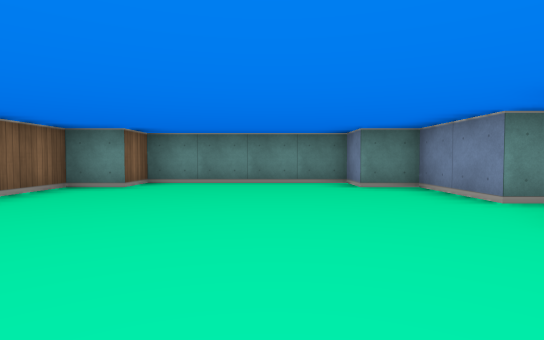
[1] (above)

23 first-person views from a walk through a cub3D level. The camera is about half as high as the walls, tilts 2° down and sees 80° across. The floor is counted in squares. Each view is taken from the middle of a square. On the plan, view 1 faces up. The plan holds only what a view shows up to about 9 squares ahead; the rest is blank. The place goes on beyond the plan.

[2]
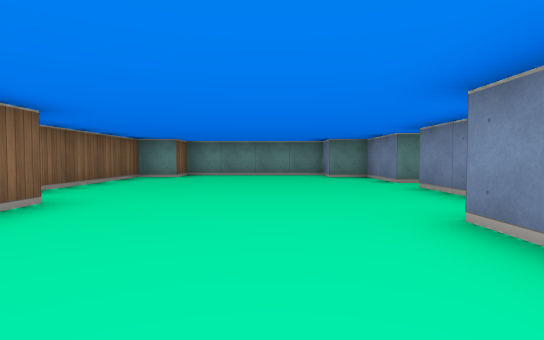

[3]
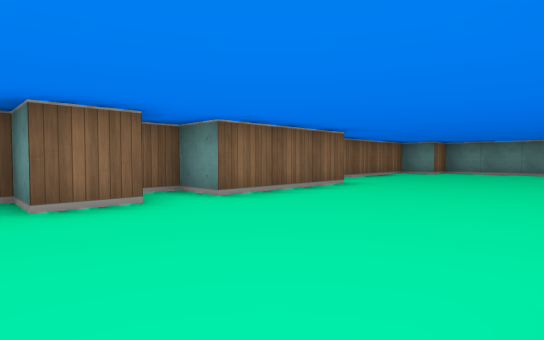

[4]
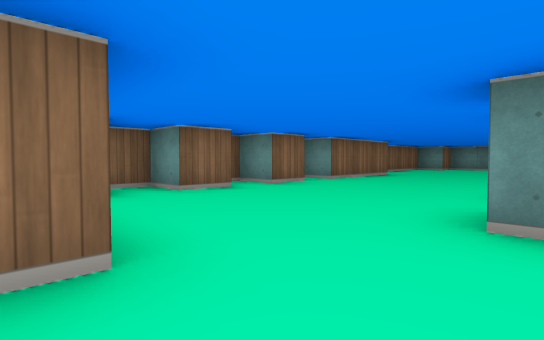

[5]
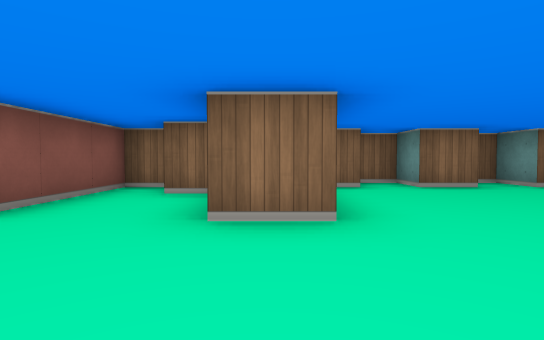

[6]
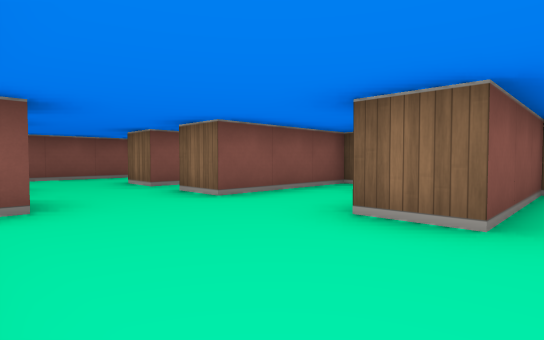

[7]
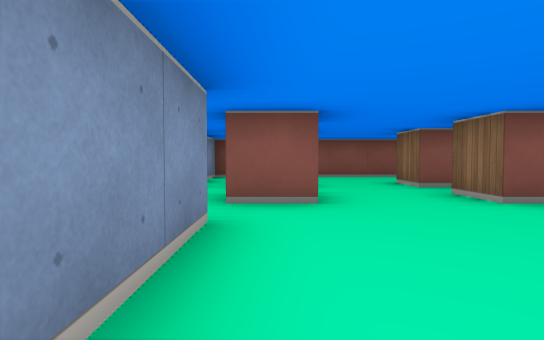

[8]
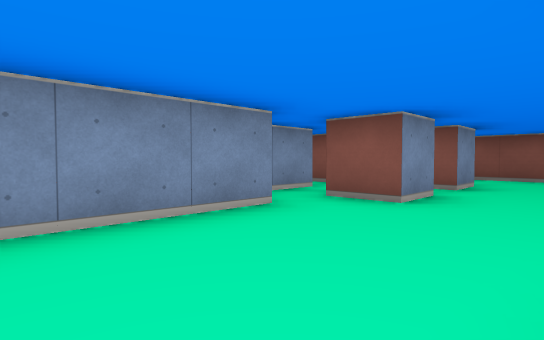

[9]
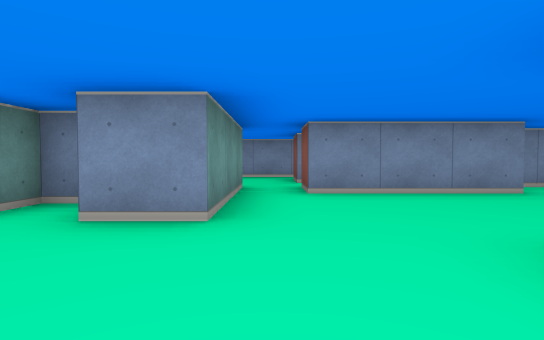

[10]
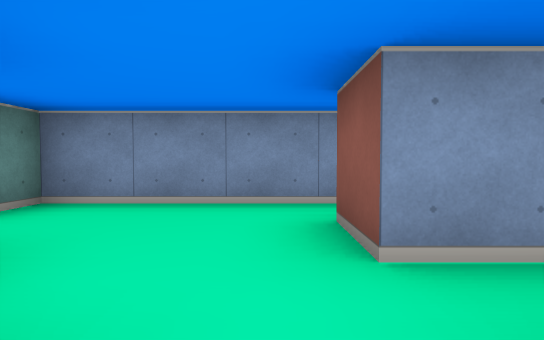

[11]
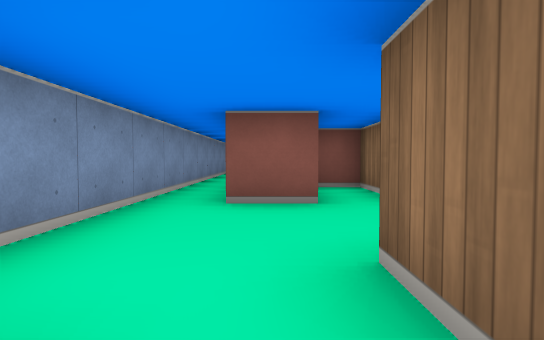

[12]
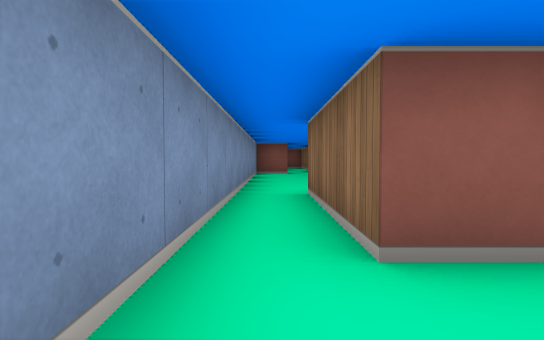

[13]
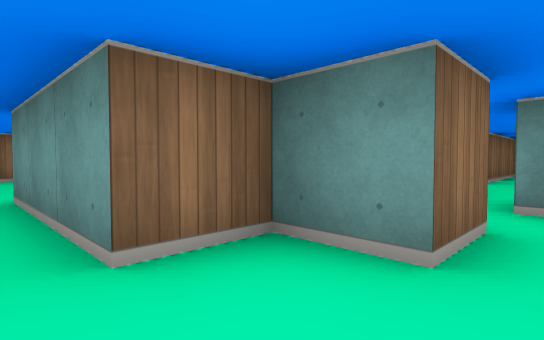

[14]
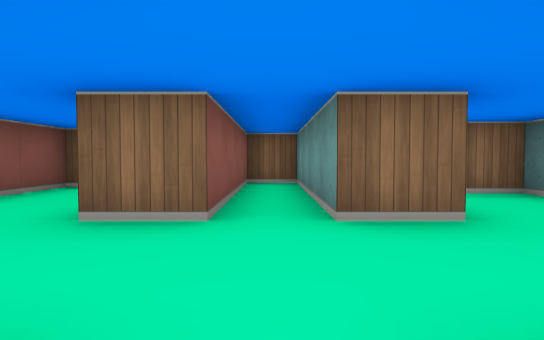

[15]
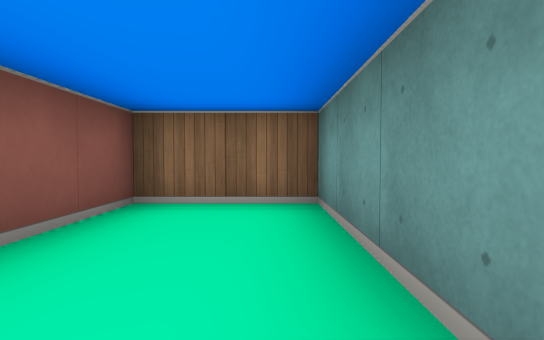

[16]
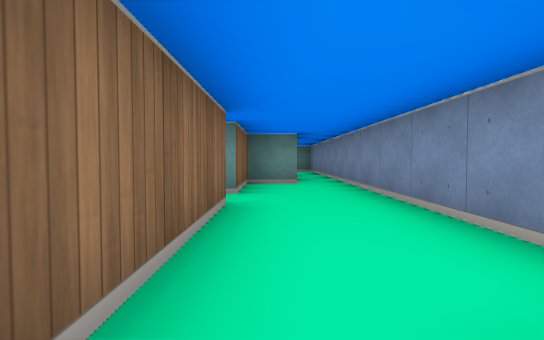

[17]
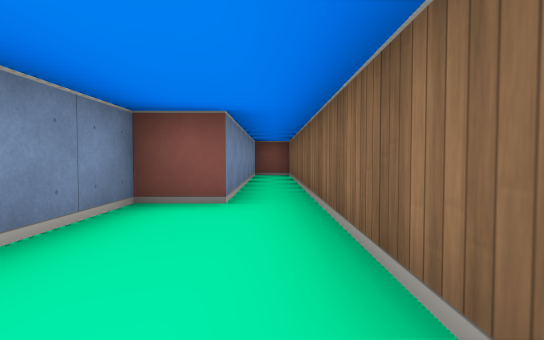

[18]
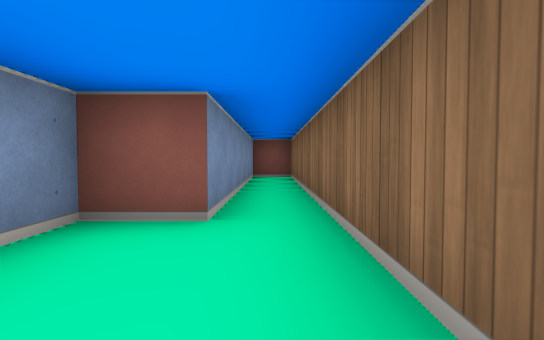

[19]
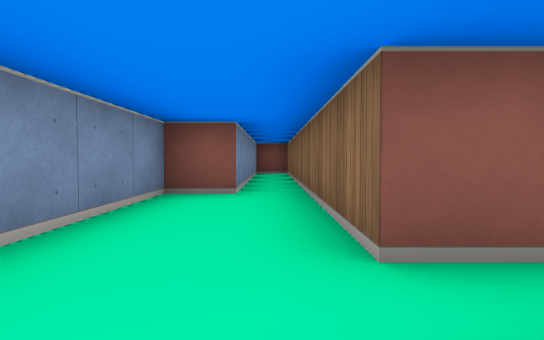

[20]
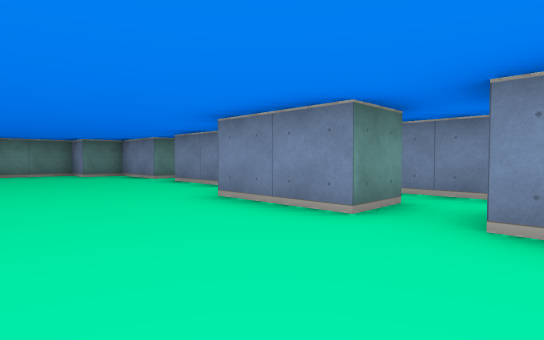

[21]
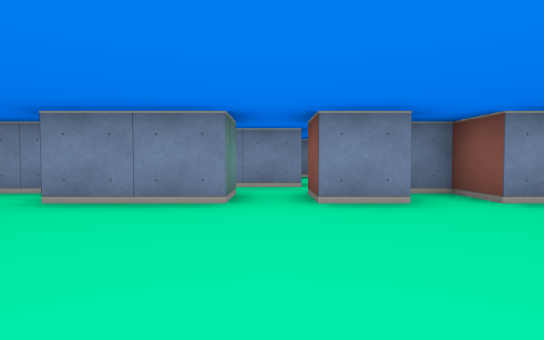

[22]
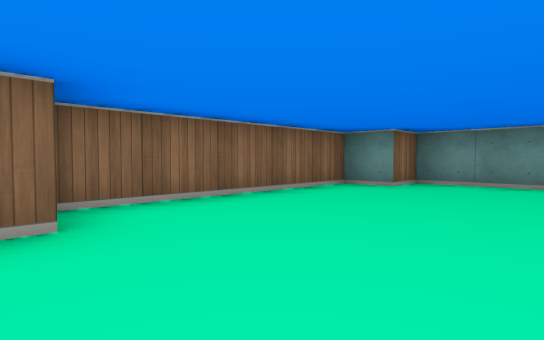

[23]
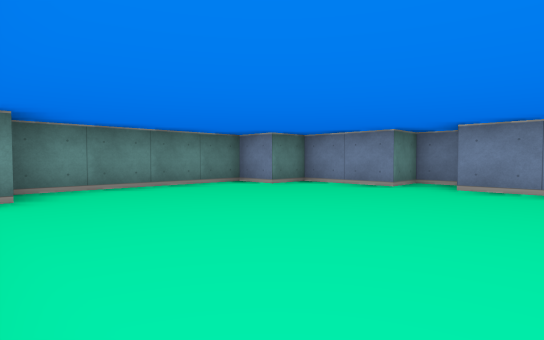

### Floor plan
Points are (right, up) in squares from view 1. A wall is a line through its corners. A room is listed if a view was taken in it or the views show most of it. See-through windows are left out.
Room 1 (views 1, 2, 3, 9, 20, 21, 22, 23)
walls: (-2.5, 0.6) (-2.5, -2.5) (-3.5, -2.5) (-3.5, -3.1); (2.5, 0.1) (2.5, 2.5); (1.5, -2.5) (1.5, -0.5); (-2.5, -3.4) (-2.5, -4.5) (-3.5, -4.5) (-3.5, -4.9); (1.5, -4.6) (1.5, -3.5); (3.5, 2.8) (3.5, 3.5) (2.5, 3.5) (2.5, 5.5) (1.5, 5.5) (1.5, 6.5) (-2.5, 6.5) (-2.5, 5.5) (-3.5, 5.5) (-3.5, 0.6); (-2.5, -5.4) (-2.5, -6.5) (-3.5, -6.5) (-3.5, -7.2); (2.5, -5.5) (2.5, -4.5); (1.5, -6.5) (1.5, -5.5); (-2.5, -7.4) (-2.5, -8.5) (0.5, -8.5)
ways out: opening at (1.5, -7.5) to room 2; opening at (2, -3) to room 5
Room 2 (views 4, 5, 6, 7, 8, 14, 15)
walls: (2.5, -12.6) (2.5, -11.5) (3.5, -11.5); (3.5, -10.6) (3.5, -7.5); (2.5, -14.5) (2.5, -13.5) (2.9, -13.5); (0.5, -8.5) (0.5, -9.5); (4.5, -12.5) (4.5, -11.2); (-1.5, -9.4) (-1.5, -10.5); (-2.5, -10.8) (-2.5, -11.5) (0.5, -11.5) (0.5, -12.5) (-3.5, -12.5) (-3.5, -13.5) (0.5, -13.5) (0.5, -14.5) (-2.5, -14.5) (-2.5, -16.5) (4.5, -16.5) (4.5, -15.5); (3.5, -6.5) (1.5, -6.5)
ways out: opening at (1.5, -7.5) to room 1; opening at (4, -7) to room 3; opening at (5, -13) to room 4
Room 3 (views 10, 11, 12, 13)
walls: (5.5, -8.4) (5.5, -7.5) (6.5, -7.5) (6.5, -10.5); (4.5, -8.5) (4.5, -9.5) (5.2, -9.5); (3.5, -7.5) (4.5, -7.5); (5.5, -4.4) (5.5, -5.5) (4.5, -5.5) (4.5, -6.5) (3.5, -6.5); (7.5, -10.5) (7.5, -4.5) (6.9, -4.5)
ways out: opening at (4, -7) to room 2; opening at (7, -11) to room 4; opening at (4, -4) to room 5; opening at (5, -4)
Room 4 (views 16, 17, 18, 19)
walls: (4.6, -13.5) (5.5, -13.5) (5.5, -22.5) (6.5, -22.5) (6.5, -16.5) (7.5, -16.5) (7.5, -10.5); (6.5, -10.5) (5.5, -10.5) (5.5, -12.5)
ways out: opening at (5, -13) to room 2; opening at (7, -11) to room 3
Room 5 (no view inside)
walls: (2.5, -2.5) (1.5, -2.5); (3.5, -3.6) (3.5, -2); (1.5, -3.5) (2.5, -3.5)
ways out: opening at (2, -3) to room 1; opening at (4, -4) to room 3; opening at (3, -2)

Where each view was taken, in squares from view 1:
view 1: 0 up, 0 right, facing up
view 2: 3 down, 0 right, facing up
view 3: 5 down, 1 right, facing up-left
view 4: 9 down, 2 right, facing up-left
view 5: 9 down, 3 right, facing left
view 6: 8 down, 3 right, facing down-left
view 7: 8 down, 3 right, facing down
view 8: 8 down, 1 right, facing down-right
view 9: 7 down, 1 left, facing right
view 10: 7 down, 4 right, facing right
view 11: 4 down, 6 right, facing down
view 12: 6 down, 7 right, facing down
view 13: 7 down, 6 right, facing up-left
view 14: 13 down, 3 right, facing left
view 15: 15 down, 1 right, facing left
view 16: 17 down, 6 right, facing up
view 17: 13 down, 6 right, facing down
view 18: 14 down, 6 right, facing down
view 19: 12 down, 6 right, facing down
view 20: 4 down, 1 left, facing up-right
view 21: 3 down, 2 left, facing right
view 22: 0 up, 0 right, facing up-left
view 23: 1 up, 3 left, facing up-right
